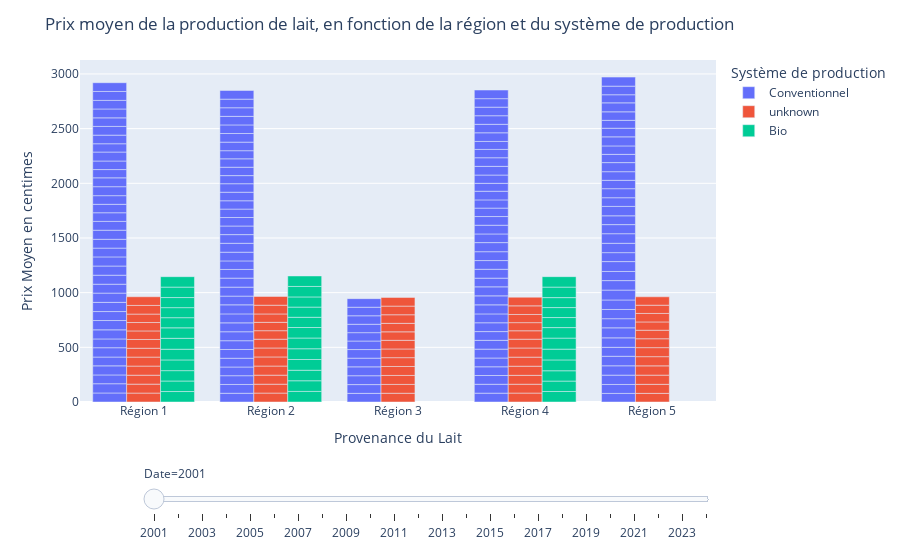

The code cell stored with this chart in its notebook:
### Markdown cell above
Prix moyen de la production de lait, en fonction de la région et du système de production

### Code cell
# Vérifiez et triez les données par année si nécessaire.
swiss_production_data = pd.read_csv('Swiss_Production.csv')
swiss_production_data['Date'] = pd.to_datetime(swiss_production_data['Date']).dt.year
swiss_production_data = swiss_production_data[swiss_production_data['Date'].between(2001, 2024)]

# Assurez-vous que les données sont triées par 'Provenance du Lait' puis par 'Date'.
swiss_production_data.sort_values(by=['Provenance du produit', 'Date'], inplace=True)

# Définir explicitement l'ordre des catégories pour 'Provenance du Lait'.
swiss_production_data['Provenance du produit'] = pd.Categorical(swiss_production_data['Provenance du produit'],
                                                             categories=['Région 1', 'Région 2', 'Région 3', 'Région 4', 'Région 5'],
                                                             ordered=True)

# Conversion de la colonne 'Date' en type datetime
# Remplacez 'format' par le format correct de vos dates, par exemple '%m-%Y' si vos dates sont sous la forme '01-2024'
#swiss_production_data['Date'] = pd.to_datetime(swiss_production_data['Date'], format='%m-%y', errors='coerce') # l'option 'coerce' permet de gérer les valeurs qui ne peuvent pas être converties en date, remplacées par NaT (not a time).

# Groupez et calculez le prix moyen, en passant observed=True pour inclure uniquement les catégories observées
#prix_moyen = swiss_production_data.groupby(['Provenance du produit', 'Système de production', 'Date'], observed=True)['Prix'].mean().reset_index()

# Créez le graphique avec Plotly Express.
fig = px.bar(
    swiss_production_data, 
    x='Provenance du produit', 
    y='Prix', 
    color='Système de production', 
    barmode='group',
    animation_frame='Date',
     category_orders={"Provenance du Lait": ['Région 1', 'Région 2', 'Région 3', 'Région 4', 'Région 5']}
)

# Mise à jour des titres.
fig.update_layout(
    title_text='Prix moyen de la production de lait, en fonction de la région et du système de production',
    xaxis_title='Provenance du Lait',
    yaxis_title='Prix Moyen en centimes',
)

# Ajouter des détails de hover.
fig.update_traces(
    hovertemplate='Provenance du produit: %{x}<br>Système de production: %{marker.color}<br>Date: %{animation_frame}<br>Prix:%{y}'
)

# Créez des étapes pour le slider.
years = swiss_production_data['Date'].unique()
steps = []
for year in years:
    step = dict(
        method='animate',
        label=str(year),
        args=[[str(year)], {'frame': {'duration': 300, 'redraw': True}, 'mode': 'immediate'}]
    )
    steps.append(step)

# Ajoutez le slider à la figure.
fig.update_layout(
    sliders=[{'steps': steps}]
)

# Supprimez le bouton de lecture automatique.
fig.layout.updatemenus[0].buttons = []

# Affichez le graphique.
fig.show()

### Figure 1 — Plotly figure (JSON) as saved in the notebook; plotly's stock layout.template omitted (floating-point values rounded to 4 significant figures; data arrays with more than 128 entries replaced by an {"elided": "..."} marker saying what was removed)
{"data": [{"alignmentgroup": "True", "hovertemplate": "Provenance du produit: %{x}<br>Système de production: %{marker.color}<br>Date: %{animation_frame}<br>Prix:%{y}", "legendgroup": "Conventionnel", "marker": {"color": "#636efa", "pattern": {"shape": ""}}, "name": "Conventionnel", "offsetgroup": "Conventionnel", "orientation": "v", "showlegend": true, "textposition": "auto", "type": "bar", "x": {"elided": "156 str values"}, "xaxis": "x", "y": {"elided": "156 float values"}, "yaxis": "y"}, {"alignmentgroup": "True", "hovertemplate": "Provenance du produit: %{x}<br>Système de production: %{marker.color}<br>Date: %{animation_frame}<br>Prix:%{y}", "legendgroup": "unknown", "marker": {"color": "#EF553B", "pattern": {"shape": ""}}, "name": "unknown", "offsetgroup": "unknown", "orientation": "v", "showlegend": true, "textposition": "auto", "type": "bar", "x": ["Région 1", "Région 1", "Région 1", "Région 1", "Région 1", "Région 1", "Région 1", "Région 1", "Région 1", "Région 1", "Région 1", "Région 1", "Région 2", "Région 2", "Région 2", "Région 2", "Région 2", "Région 2", "Région 2", "Région 2", "Région 2", "Région 2", "Région 2", "Région 2", "Région 3", "Région 3", "Région 3", "Région 3", "Région 3", "Région 3", "Région 3", "Région 3", "Région 3", "Région 3", "Région 3", "Région 3", "Région 4", "Région 4", "Région 4", "Région 4", "Région 4", "Région 4", "Région 4", "Région 4", "Région 4", "Région 4", "Région 4", "Région 4", "Région 5", "Région 5", "Région 5", "Région 5", "Région 5", "Région 5", "Région 5", "Région 5", "Région 5", "Région 5", "Région 5", "Région 5"], "xaxis": "x", "y": [81.53, 81.78, 81.92, 83.18, 82.22, 81.06, 80.15, 78.24, 76.72, 77.19, 79.16, 79.39, 81.62, 81.16, 82.62, 83.5, 83.32, 81.78, 80.3, 77.73, 76.62, 76.67, 79.82, 80.09, 79.93, 80.93, 81.94, 82.01, 80.61, 79.69, 78.98, 77.57, 77.63, 78.54, 79.25, 79.22, 81.44, 81.16, 81.19, 83.57, 83.01, 83.54, 80.47, 76.99, 74.45, 74.63, 78.87, 79.07, 78.93, 82.55, 84.14, 84.84, 84.17, 82.61, 81.15, 78.04, 75.87, 77.52, 75.49, 76.66], "yaxis": "y"}, {"alignmentgroup": "True", "hovertemplate": "Provenance du produit: %{x}<br>Système de production: %{marker.color}<br>Date: %{animation_frame}<br>Prix:%{y}", "legendgroup": "Bio", "marker": {"color": "#00cc96", "pattern": {"shape": ""}}, "name": "Bio", "offsetgroup": "Bio", "orientation": "v", "showlegend": true, "textposition": "auto", "type": "bar", "x": ["Région 1", "Région 1", "Région 1", "Région 1", "Région 1", "Région 1", "Région 1", "Région 1", "Région 1", "Région 1", "Région 1", "Région 1", "Région 2", "Région 2", "Région 2", "Région 2", "Région 2", "Région 2", "Région 2", "Région 2", "Région 2", "Région 2", "Région 2", "Région 2", "Région 4", "Région 4", "Région 4", "Région 4", "Région 4", "Région 4", "Région 4", "Région 4", "Région 4", "Région 4", "Région 4", "Région 4"], "xaxis": "x", "y": [95.81, 96.15, 94.93, 98.05, 97.79, 99.71, 95.94, 92.73, 91.94, 92.06, 95.52, 95.47, 96.78, 97.44, 96.26, 98.28, 98.16, 98.35, 96.08, 93.47, 93.1, 93.12, 95.82, 95.85, 96.0, 95.22, 94.58, 99.12, 98.6, 100.7, 96.31, 91.94, 91.16, 91.01, 96.06, 95.49], "yaxis": "y"}], "layout": {"barmode": "group", "legend": {"title": {"text": "Système de production"}, "tracegroupgap": 0}, "margin": {"t": 60}, "sliders": [{"active": 0, "currentvalue": {"prefix": "Date="}, "len": 0.9, "pad": {"b": 10, "t": 60}, "steps": [{"args": [["2001"], {"frame": {"duration": 300, "redraw": true}, "mode": "immediate"}], "label": "2001", "method": "animate"}, {"args": [["2002"], {"frame": {"duration": 300, "redraw": true}, "mode": "immediate"}], "label": "2002", "method": "animate"}, {"args": [["2003"], {"frame": {"duration": 300, "redraw": true}, "mode": "immediate"}], "label": "2003", "method": "animate"}, {"args": [["2004"], {"frame": {"duration": 300, "redraw": true}, "mode": "immediate"}], "label": "2004", "method": "animate"}, {"args": [["2005"], {"frame": {"duration": 300, "redraw": true}, "mode": "immediate"}], "label": "2005", "method": "animate"}, {"args": [["2006"], {"frame": {"duration": 300, "redraw": true}, "mode": "immediate"}], "label": "2006", "method": "animate"}, {"args": [["2007"], {"frame": {"duration": 300, "redraw": true}, "mode": "immediate"}], "label": "2007", "method": "animate"}, {"args": [["2008"], {"frame": {"duration": 300, "redraw": true}, "mode": "immediate"}], "label": "2008", "method": "animate"}, {"args": [["2009"], {"frame": {"duration": 300, "redraw": true}, "mode": "immediate"}], "label": "2009", "method": "animate"}, {"args": [["2010"], {"frame": {"duration": 300, "redraw": true}, "mode": "immediate"}], "label": "2010", "method": "animate"}, {"args": [["2011"], {"frame": {"duration": 300, "redraw": true}, "mode": "immediate"}], "label": "2011", "method": "animate"}, {"args": [["2012"], {"frame": {"duration": 300, "redraw": true}, "mode": "immediate"}], "label": "2012", "method": "animate"}, {"args": [["2013"], {"frame": {"duration": 300, "redraw": true}, "mode": "immediate"}], "label": "2013", "method": "animate"}, {"args": [["2014"], {"frame": {"duration": 300, "redraw": true}, "mode": "immediate"}], "label": "2014", "method": "animate"}, {"args": [["2015"], {"frame": {"duration": 300, "redraw": true}, "mode": "immediate"}], "label": "2015", "method": "animate"}, {"args": [["2016"], {"frame": {"duration": 300, "redraw": true}, "mode": "immediate"}], "label": "2016", "method": "animate"}, {"args": [["2017"], {"frame": {"duration": 300, "redraw": true}, "mode": "immediate"}], "label": "2017", "method": "animate"}, {"args": [["2018"], {"frame": {"duration": 300, "redraw": true}, "mode": "immediate"}], "label": "2018", "method": "animate"}, {"args": [["2019"], {"frame": {"duration": 300, "redraw": true}, "mode": "immediate"}], "label": "2019", "method": "animate"}, {"args": [["2020"], {"frame": {"duration": 300, "redraw": true}, "mode": "immediate"}], "label": "2020", "method": "animate"}, {"args": [["2021"], {"frame": {"duration": 300, "redraw": true}, "mode": "immediate"}], "label": "2021", "method": "animate"}, {"args": [["2022"], {"frame": {"duration": 300, "redraw": true}, "mode": "immediate"}], "label": "2022", "method": "animate"}, {"args": [["2023"], {"frame": {"duration": 300, "redraw": true}, "mode": "immediate"}], "label": "2023", "method": "animate"}, {"args": [["2024"], {"frame": {"duration": 300, "redraw": true}, "mode": "immediate"}], "label": "2024", "method": "animate"}], "x": 0.1, "xanchor": "left", "y": 0, "yanchor": "top"}], "title": {"text": "Prix moyen de la production de lait, en fonction de la région et du système de production"}, "updatemenus": [{"direction": "left", "pad": {"r": 10, "t": 70}, "showactive": false, "type": "buttons", "x": 0.1, "xanchor": "right", "y": 0, "yanchor": "top"}], "xaxis": {"anchor": "y", "domain": [0, 1], "title": {"text": "Provenance du Lait"}}, "yaxis": {"anchor": "x", "domain": [0, 1], "title": {"text": "Prix Moyen en centimes"}}}}
